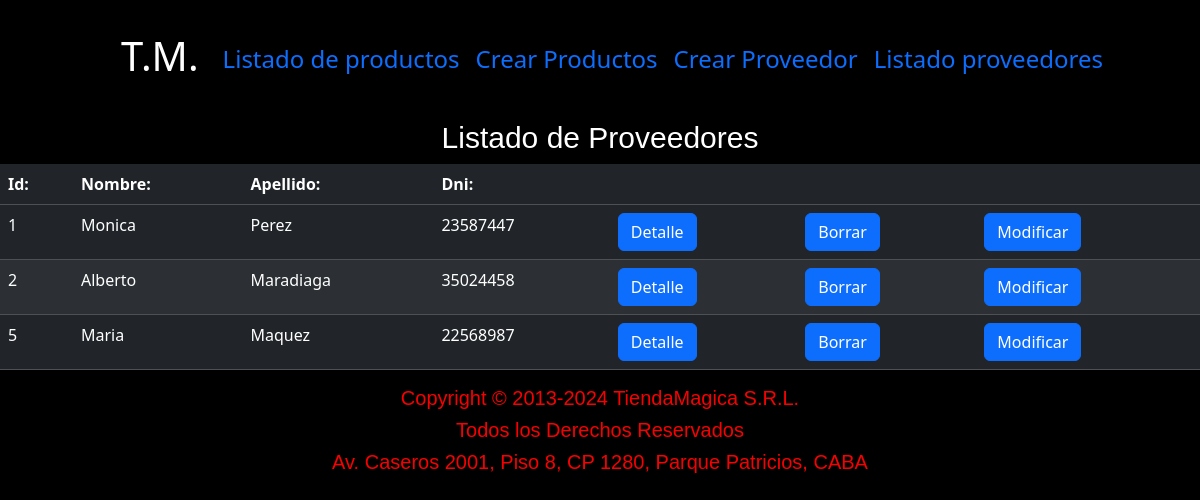
Screenshot of /proveedores/ with the database file from the repository.
### compra/models.py (models this page shows, shortened)
class Proveedor(models.Model):
    nombre = models.CharField(max_length=100)
    apellido = models.CharField(max_length=100)
    dni = models.IntegerField()
    class Meta:
        verbose_name = "Proveedor"

### compra/views.py (the view)
# urls.py: path('proveedores/', views.mostrar_proveedores, name='proveedor'),
def mostrar_proveedores(request):
    proveedor = Proveedor.objects.all()
    return render(request, 'mostrar_proveedores.html', {'proveedores': proveedor})

### compra/templates/mostrar_proveedores.html (shortened to what this page needs)
{% extends 'index.html' %}
{% load static %}
{% load static %}
{% block contenidonav %}
    <h1>Listado de Proveedores</h1>
    <table class="table table-dark table-striped">
        <thead>
          <tr>
            <th scope="col">Id:</th>
            <th scope="col">Nombre:</th>
            <th scope="col">Apellido:</th>
            <th scope="col">Dni:</th>
            <th scope="col"></th>
            <th scope="col"></th>
            <th scope="col"></th>
          </tr>
        </thead>
        <tbody>
          <tr>
            {% for proveedor in proveedores %}
            <tr  >
                <td >{{proveedor.id}}</td>
                <td > {{proveedor.nombre}}</td>
                <td > {{proveedor.apellido}}</td>
                <td >{{proveedor.dni}}</td>
                <td><a href="{% url 'detail_proveedor' proveedor.id %}" class="btn btn-primary ">Detalle</a></td>
                <td><a href="{% url 'delete_proveedor' proveedor.id %}" class="btn btn-primary ">Borrar</a></td>
                 <td><a href="{% url 'update_proveedores' proveedor.id %}" class="btn btn-primary ">Modificar</a></td>
            </tr>
            {% endfor %}
          </tr>
        </tbody>
      </table>
{% endblock contenidonav %}

### stockcontrol/static/css/index.css (style rules this page uses)
body { background-color: black; }
h1 { color: rgb(255, 255, 255); font-size: 30px; text-align: center; font-family: 'Franklin Gothic Medium', 'Arial Narrow', Arial, sans-serif; }

### rows the page displays
Proveedor: id "1", nombre "Monica", apellido "Perez", dni "23587447"
Proveedor: id "2", nombre "Alberto", apellido "Maradiaga", dni "35024458"
Proveedor: id "5", nombre "Maria", apellido "Maquez", dni "22568987"
